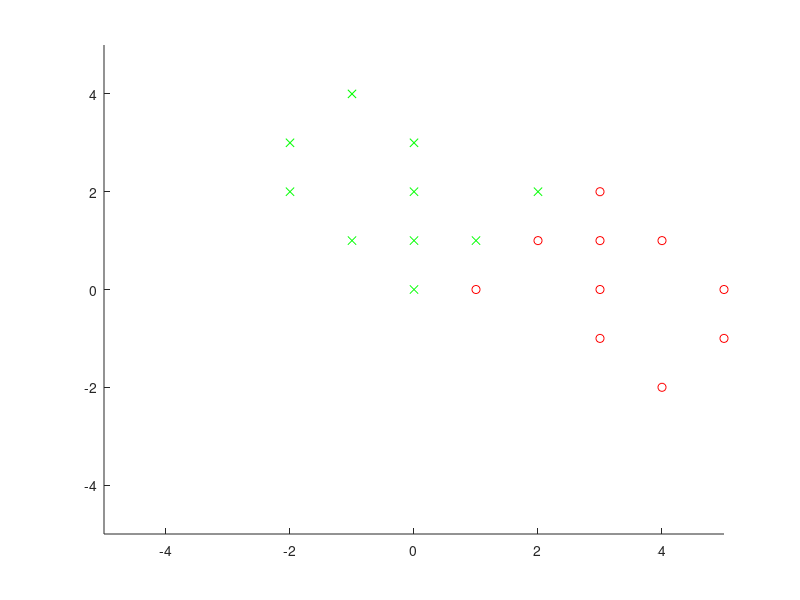

Recreate this plot in MATLAB. (Note: this script raises an error after producing the figure.)

P=[-2 -2 -1 -1 0 0 0 0 1 1 2 2 3 3 3 3 4 4 5 5;
 2 3 1 4 0 1 2 3 0 1 1 2 -1 0 1 2 -2 1 -1 0];


% 1)
T = [-1 -1 -1 -1 -1 -1 -1 -1 1 -1 1 -1 1 1 1 1 1 1 1 1];
ind1 = find(T==1);
 hold on;
plot(P(1, ind1), P(2, ind1), 'or');
ind2 = find(T==-1);
plot(P(1, ind2), P(2, ind2), 'xg');
axis([-5 5 -5 5])

% 2)
X = [ones(1, size(P, 2)); P];
d=T';
beta = (X*X')\X*d;
figure(gcf)
plotpc( beta(2:3)', beta(1))

% P = [-2 -2 -1 -1 0 0 0 0 1 1 2 2 3 3 3 3 4 4 5 5;
%  2 3 1 4 0 1 2 3 0 1 1 2 -1 0 1 2 -2 1 -1 0;
%  -1 -1 -1 -1 -1 -1 -1 -1 1 -1 1 -1 1 1 1 1 1 1 1 1];
% figure;
plot3(P(1,ind1),P(2,ind1),T(ind1),'sr');hold on;
plot3(P(1,ind2),P(2,ind2),T(ind2),'sg');hold on;
[x y] = meshgrid(-5:0.5:5);

z = beta(1) + beta(2)*x + beta(3)*y;
figure(gcf),mesh(x,y,z);

% 3 - 4)
net = perceptron;
net.layers{1}.transferFcn = 'purelin';
net = configure(net, P, T);
net.biases{1}.learnFcn = 'learnwh'
net.inputWeights{1}.learnFcn = 'learnwh';
net.trainFcn = 'trainb';
net.trainParam.epochs = 1000;
net.trainParam.lr = 0.005;

% net = train(net, P, T)

% 5)
wstar = (P*P')\P*T'
net.biasConnect = 0;
net = train(net, P, T);

% 6)
[X, Y] = meshgrid(-0.7:0.01:0.7);
J = zeros(size(X));

for i = 1:size(X, 1)
    for j = 1:size(X, 2)
        J(i, j) = 0.5*sum(([X(i, j) Y(i, j)]*P - T).^2);
    end
end

figure, surf(X, Y, J)



